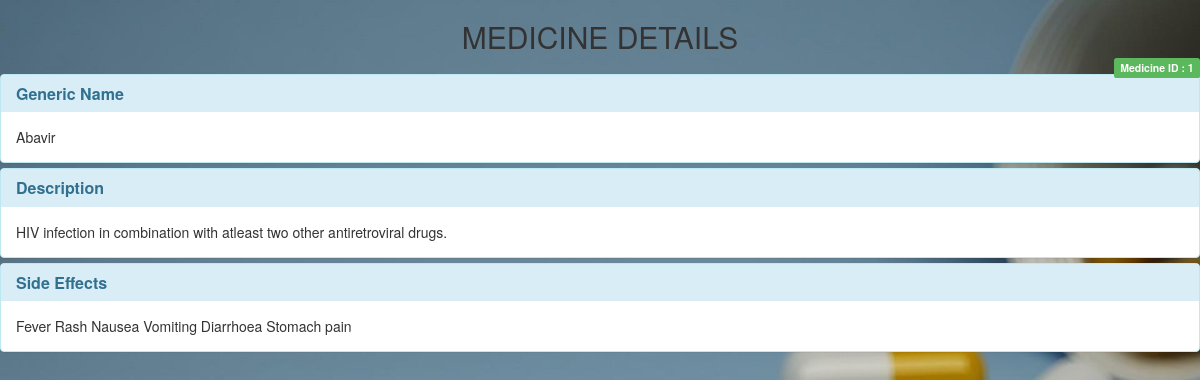
The page /doctor/doc_id=1/med/med_id=1/ (signed in) on the database as committed earlier.
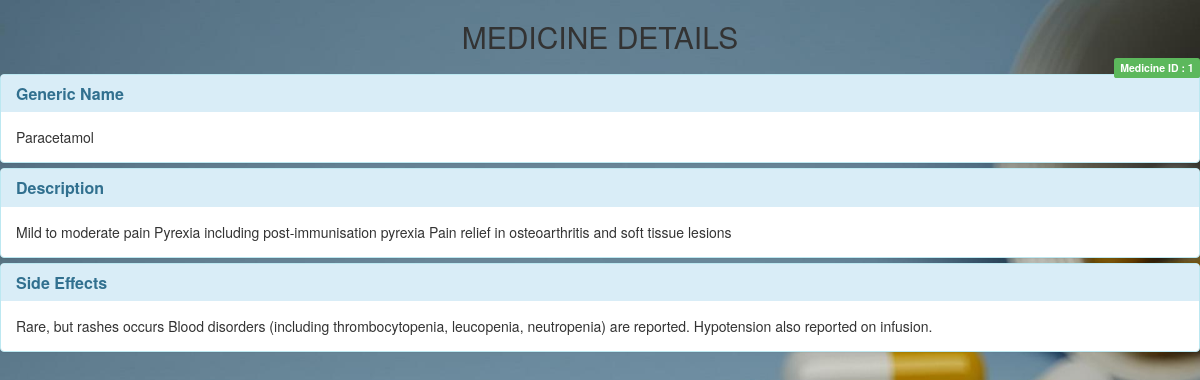
The same page on the database as committed later.
### doctor/models.py (models this page shows, shortened)
class MedReport(models.Model) :
    med_no = models.BigIntegerField(primary_key=True)
    medname = models.CharField(max_length = 50)
    details = models.CharField(max_length = 1000)
    side_effect = models.CharField(max_length = 1000)

### doctor/views.py (the view)
# urls.py: url(r'^doc_id=(?P<doc_id>[0-9]+)/med/med_id=(?P<med_id>[0-9]+)/$' , views.med_info , name = 'med_info') ,
@login_required(login_url = '/doctor/')
def med_info(request , med_id , **kwargs) :
    mreports = MedReport.objects.all()
    template = loader.get_template('med_info.html')
    context = {'mreports' : mreports , 'med_id' : med_id}
    try:
        mid = MedReport.objects.get(pk=med_id)
    except MedReport.DoesNotExist:
       raise Http404("Medicine record does not exist in the database")
    return HttpResponse(template.render(context , request))

### doctor/template/med_info.html (shortened to what this page needs)
<head>
<link rel="stylesheet" href="https://maxcdn.bootstrapcdn.com/bootstrap/3.3.7/css/bootstrap.min.css">
<link rel="stylesheet" href="/static/animate.css">
</head>
<body style="background:url(/../media/images/background/medicine.jpg)no-repeat;background-size:100% 100%;">
<div style="text-align:center;">
  <h2>MEDICINE DETAILS</h2>
</div>
<div style="text-align:right;">
  <span class="label label-success">Medicine ID : {{med_id}}</span>
</div>
{% for m in mreports %}
    {% if med_id == m.med_no|slugify %}
    <div class="panel-group">
      <div class="panel panel-info">
        <div class="panel-heading">
          <h4 class="panel-title animated slideInLeft">
            <strong>Generic Name</strong>
          </h4>
        </div>
        <div>
          <div class="panel-body animated fadeInUp">
            {{m.medname}}
          </div>
        </div>
      </div>
      <div class="panel panel-info">
        <div class="panel-heading">
          <h4 class="panel-title animated slideInLeft">
            <strong>Description</strong>
          </h4>
        </div>
        <div>
          <div class="panel-body animated fadeInUp">
            {{m.details}}
          </div>
        </div>
      </div>
      <div class="panel panel-info">
        <div class="panel-heading">
          <h4 class="panel-title animated slideInLeft">
            <strong>Side Effects</strong>
          </h4>
        </div>
        <div>
          <div class="panel-body animated fadeInUp">
            {{m.side_effect}}
          </div>
        </div>
      </div>
    </div>
    {% endif %}
{% endfor %}
</body>

Rows that differ between the two databases and show on the page:
removed MedReport: medname "Abavir", details "HIV infection in combination with atleast two other antiretroviral drugs.", side_effect "Fever Rash Nausea Vomiting Diarrhoea Stomach pain"
added MedReport: medname "Paracetamol", details "Mild to moderate pain Pyrexia including post-immunisation pyrexia Pain relief in osteoarthritis and soft tissue lesions", side_effect "Rare, but rashes occurs Blood disorders (including thrombocytopenia, leucopenia, neutropenia) are reported. Hypotension also reported on infusion."
